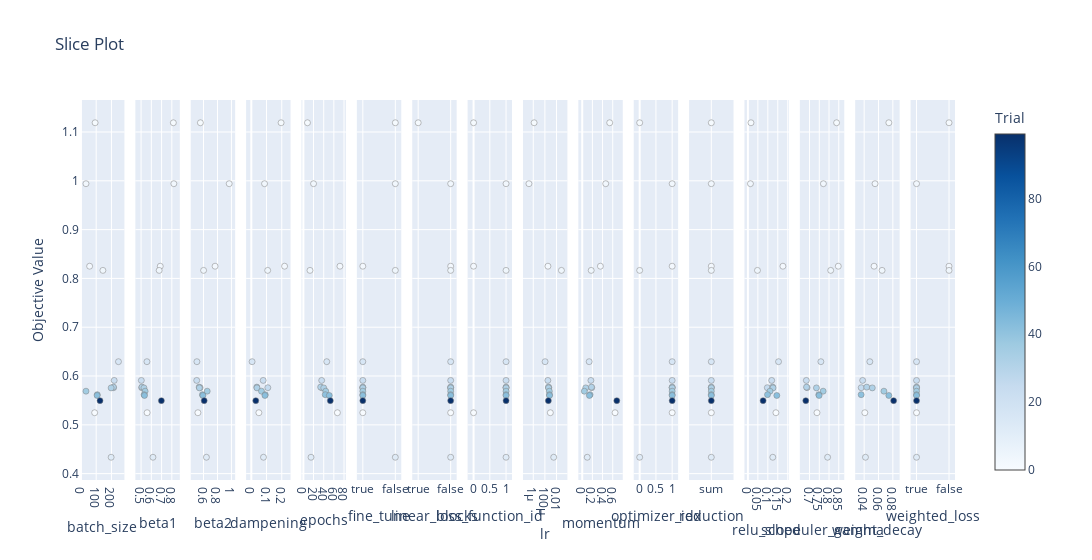

Source (notebook cell):
### Code cell
if is_multi_objective:
    fig = vis.plot_slice(study, target=lambda t: t.values[1], target_name='Accuracy')
else:
    fig = vis.plot_slice(study)
fig.show()

### Figure 1 — Plotly figure (JSON) as saved in the notebook; plotly's stock layout.template omitted (floating-point values rounded to 4 significant figures)
{"data": [{"marker": {"color": [0, 1, 2, 3, 4, 12, 16, 23, 25, 31, 32, 36, 41, 42, 99], "colorbar": {"title": {"text": "Trial"}, "x": 1, "xpad": 40}, "colorscale": [[0, "rgb(247,251,255)"], [0.125, "rgb(222,235,247)"], [0.25, "rgb(198,219,239)"], [0.375, "rgb(158,202,225)"], [0.5, "rgb(107,174,214)"], [0.625, "rgb(66,146,198)"], [0.75, "rgb(33,113,181)"], [0.875, "rgb(8,81,156)"], [1, "rgb(8,48,107)"]], "line": {"color": "Grey", "width": 0.5}, "showscale": true}, "mode": "markers", "name": "Feasible Trial", "showlegend": false, "type": "scatter", "x": [90, 93, 57, 33, 144, 198, 246, 218, 214, 213, 198, 33, 107, 106, 125], "xaxis": "x", "y": [0.5248, 1.119, 0.825, 0.9941, 0.8165, 0.4336, 0.6294, 0.591, 0.5761, 0.5773, 0.5757, 0.569, 0.5618, 0.5601, 0.5496], "yaxis": "y"}, {"marker": {"color": [0, 1, 2, 3, 4, 12, 16, 23, 25, 31, 32, 36, 41, 42, 99], "colorbar": {"title": {"text": "Trial"}, "x": 1, "xpad": 40}, "colorscale": [[0, "rgb(247,251,255)"], [0.125, "rgb(222,235,247)"], [0.25, "rgb(198,219,239)"], [0.375, "rgb(158,202,225)"], [0.5, "rgb(107,174,214)"], [0.625, "rgb(66,146,198)"], [0.75, "rgb(33,113,181)"], [0.875, "rgb(8,81,156)"], [1, "rgb(8,48,107)"]], "line": {"color": "Grey", "width": 0.5}, "showscale": false}, "mode": "markers", "name": "Feasible Trial", "showlegend": false, "type": "scatter", "x": [0.559, 0.8148, 0.6871, 0.8196, 0.6765, 0.6158, 0.557, 0.5025, 0.506, 0.508, 0.5279, 0.5395, 0.5292, 0.5331, 0.6981], "xaxis": "x2", "y": [0.5248, 1.119, 0.825, 0.9941, 0.8165, 0.4336, 0.6294, 0.591, 0.5761, 0.5773, 0.5757, 0.569, 0.5618, 0.5601, 0.5496], "yaxis": "y2"}, {"marker": {"color": [0, 1, 2, 3, 4, 12, 16, 23, 25, 31, 32, 36, 41, 42, 99], "colorbar": {"title": {"text": "Trial"}, "x": 1, "xpad": 40}, "colorscale": [[0, "rgb(247,251,255)"], [0.125, "rgb(222,235,247)"], [0.25, "rgb(198,219,239)"], [0.375, "rgb(158,202,225)"], [0.5, "rgb(107,174,214)"], [0.625, "rgb(66,146,198)"], [0.75, "rgb(33,113,181)"], [0.875, "rgb(8,81,156)"], [1, "rgb(8,48,107)"]], "line": {"color": "Grey", "width": 0.5}, "showscale": false}, "mode": "markers", "name": "Feasible Trial", "showlegend": false, "type": "scatter", "x": [0.5197, 0.5553, 0.7658, 0.9681, 0.6009, 0.6415, 0.5052, 0.5025, 0.5514, 0.5374, 0.5408, 0.6529, 0.5845, 0.5917, 0.6096], "xaxis": "x3", "y": [0.5248, 1.119, 0.825, 0.9941, 0.8165, 0.4336, 0.6294, 0.591, 0.5761, 0.5773, 0.5757, 0.569, 0.5618, 0.5601, 0.5496], "yaxis": "y3"}, {"marker": {"color": [0, 1, 2, 3, 4, 12, 16, 23, 25, 31, 32, 36, 41, 42, 99], "colorbar": {"title": {"text": "Trial"}, "x": 1, "xpad": 40}, "colorscale": [[0, "rgb(247,251,255)"], [0.125, "rgb(222,235,247)"], [0.25, "rgb(198,219,239)"], [0.375, "rgb(158,202,225)"], [0.5, "rgb(107,174,214)"], [0.625, "rgb(66,146,198)"], [0.75, "rgb(33,113,181)"], [0.875, "rgb(8,81,156)"], [1, "rgb(8,48,107)"]], "line": {"color": "Grey", "width": 0.5}, "showscale": false}, "mode": "markers", "name": "Feasible Trial", "showlegend": false, "type": "scatter", "x": [0.04966, 0.1956, 0.2185, 0.08693, 0.1075, 0.07985, 0.004982, 0.07786, 0.1084, 0.03585, 0.03704, 0.06665, 0.09129, 0.08961, 0.02929], "xaxis": "x4", "y": [0.5248, 1.119, 0.825, 0.9941, 0.8165, 0.4336, 0.6294, 0.591, 0.5761, 0.5773, 0.5757, 0.569, 0.5618, 0.5601, 0.5496], "yaxis": "y4"}, {"marker": {"color": [0, 1, 2, 3, 4, 12, 16, 23, 25, 31, 32, 36, 41, 42, 99], "colorbar": {"title": {"text": "Trial"}, "x": 1, "xpad": 40}, "colorscale": [[0, "rgb(247,251,255)"], [0.125, "rgb(222,235,247)"], [0.25, "rgb(198,219,239)"], [0.375, "rgb(158,202,225)"], [0.5, "rgb(107,174,214)"], [0.625, "rgb(66,146,198)"], [0.75, "rgb(33,113,181)"], [0.875, "rgb(8,81,156)"], [1, "rgb(8,48,107)"]], "line": {"color": "Grey", "width": 0.5}, "showscale": false}, "mode": "markers", "name": "Feasible Trial", "showlegend": false, "type": "scatter", "x": [67, 8, 72, 20, 13, 15, 46, 36, 36, 34, 40, 44, 43, 51, 53], "xaxis": "x5", "y": [0.5248, 1.119, 0.825, 0.9941, 0.8165, 0.4336, 0.6294, 0.591, 0.5761, 0.5773, 0.5757, 0.569, 0.5618, 0.5601, 0.5496], "yaxis": "y5"}, {"marker": {"color": [0, 1, 2, 3, 4, 12, 16, 23, 25, 31, 32, 36, 41, 42, 99], "colorbar": {"title": {"text": "Trial"}, "x": 1, "xpad": 40}, "colorscale": [[0, "rgb(247,251,255)"], [0.125, "rgb(222,235,247)"], [0.25, "rgb(198,219,239)"], [0.375, "rgb(158,202,225)"], [0.5, "rgb(107,174,214)"], [0.625, "rgb(66,146,198)"], [0.75, "rgb(33,113,181)"], [0.875, "rgb(8,81,156)"], [1, "rgb(8,48,107)"]], "line": {"color": "Grey", "width": 0.5}, "showscale": false}, "mode": "markers", "name": "Feasible Trial", "showlegend": false, "type": "scatter", "x": [true, false, true, false, false, false, true, true, true, true, true, true, true, true, true], "xaxis": "x6", "y": [0.5248, 1.119, 0.825, 0.9941, 0.8165, 0.4336, 0.6294, 0.591, 0.5761, 0.5773, 0.5757, 0.569, 0.5618, 0.5601, 0.5496], "yaxis": "y6"}, {"marker": {"color": [0, 1, 2, 3, 4, 12, 16, 23, 25, 31, 32, 36, 41, 42, 99], "colorbar": {"title": {"text": "Trial"}, "x": 1, "xpad": 40}, "colorscale": [[0, "rgb(247,251,255)"], [0.125, "rgb(222,235,247)"], [0.25, "rgb(198,219,239)"], [0.375, "rgb(158,202,225)"], [0.5, "rgb(107,174,214)"], [0.625, "rgb(66,146,198)"], [0.75, "rgb(33,113,181)"], [0.875, "rgb(8,81,156)"], [1, "rgb(8,48,107)"]], "line": {"color": "Grey", "width": 0.5}, "showscale": false}, "mode": "markers", "name": "Feasible Trial", "showlegend": false, "type": "scatter", "x": [false, true, false, false, false, false, false, false, false, false, false, false, false, false, false], "xaxis": "x7", "y": [0.5248, 1.119, 0.825, 0.9941, 0.8165, 0.4336, 0.6294, 0.591, 0.5761, 0.5773, 0.5757, 0.569, 0.5618, 0.5601, 0.5496], "yaxis": "y7"}, {"marker": {"color": [0, 1, 2, 3, 4, 12, 16, 23, 25, 31, 32, 36, 41, 42, 99], "colorbar": {"title": {"text": "Trial"}, "x": 1, "xpad": 40}, "colorscale": [[0, "rgb(247,251,255)"], [0.125, "rgb(222,235,247)"], [0.25, "rgb(198,219,239)"], [0.375, "rgb(158,202,225)"], [0.5, "rgb(107,174,214)"], [0.625, "rgb(66,146,198)"], [0.75, "rgb(33,113,181)"], [0.875, "rgb(8,81,156)"], [1, "rgb(8,48,107)"]], "line": {"color": "Grey", "width": 0.5}, "showscale": false}, "mode": "markers", "name": "Feasible Trial", "showlegend": false, "type": "scatter", "x": [0, 0, 0, 1, 1, 1, 1, 1, 1, 1, 1, 1, 1, 1, 1], "xaxis": "x8", "y": [0.5248, 1.119, 0.825, 0.9941, 0.8165, 0.4336, 0.6294, 0.591, 0.5761, 0.5773, 0.5757, 0.569, 0.5618, 0.5601, 0.5496], "yaxis": "y8"}, {"marker": {"color": [0, 1, 2, 3, 4, 12, 16, 23, 25, 31, 32, 36, 41, 42, 99], "colorbar": {"title": {"text": "Trial"}, "x": 1, "xpad": 40}, "colorscale": [[0, "rgb(247,251,255)"], [0.125, "rgb(222,235,247)"], [0.25, "rgb(198,219,239)"], [0.375, "rgb(158,202,225)"], [0.5, "rgb(107,174,214)"], [0.625, "rgb(66,146,198)"], [0.75, "rgb(33,113,181)"], [0.875, "rgb(8,81,156)"], [1, "rgb(8,48,107)"]], "line": {"color": "Grey", "width": 0.5}, "showscale": false}, "mode": "markers", "name": "Feasible Trial", "showlegend": false, "type": "scatter", "x": [0.0008607, 1.407e-06, 0.0003347, 1.807e-07, 0.06984, 0.003262, 0.0001082, 0.0003228, 0.0004716, 0.0004102, 0.0004319, 0.0005768, 0.0006184, 0.0006269, 0.0003938], "xaxis": "x9", "y": [0.5248, 1.119, 0.825, 0.9941, 0.8165, 0.4336, 0.6294, 0.591, 0.5761, 0.5773, 0.5757, 0.569, 0.5618, 0.5601, 0.5496], "yaxis": "y9"}, {"marker": {"color": [0, 1, 2, 3, 4, 12, 16, 23, 25, 31, 32, 36, 41, 42, 99], "colorbar": {"title": {"text": "Trial"}, "x": 1, "xpad": 40}, "colorscale": [[0, "rgb(247,251,255)"], [0.125, "rgb(222,235,247)"], [0.25, "rgb(198,219,239)"], [0.375, "rgb(158,202,225)"], [0.5, "rgb(107,174,214)"], [0.625, "rgb(66,146,198)"], [0.75, "rgb(33,113,181)"], [0.875, "rgb(8,81,156)"], [1, "rgb(8,48,107)"]], "line": {"color": "Grey", "width": 0.5}, "showscale": false}, "mode": "markers", "name": "Feasible Trial", "showlegend": false, "type": "scatter", "x": [0.6458, 0.5407, 0.3575, 0.4622, 0.1765, 0.09871, 0.1365, 0.1708, 0.1871, 0.182, 0.06896, 0.04094, 0.1541, 0.141, 0.6801], "xaxis": "x10", "y": [0.5248, 1.119, 0.825, 0.9941, 0.8165, 0.4336, 0.6294, 0.591, 0.5761, 0.5773, 0.5757, 0.569, 0.5618, 0.5601, 0.5496], "yaxis": "y10"}, {"marker": {"color": [0, 1, 2, 3, 4, 12, 16, 23, 25, 31, 32, 36, 41, 42, 99], "colorbar": {"title": {"text": "Trial"}, "x": 1, "xpad": 40}, "colorscale": [[0, "rgb(247,251,255)"], [0.125, "rgb(222,235,247)"], [0.25, "rgb(198,219,239)"], [0.375, "rgb(158,202,225)"], [0.5, "rgb(107,174,214)"], [0.625, "rgb(66,146,198)"], [0.75, "rgb(33,113,181)"], [0.875, "rgb(8,81,156)"], [1, "rgb(8,48,107)"]], "line": {"color": "Grey", "width": 0.5}, "showscale": false}, "mode": "markers", "name": "Feasible Trial", "showlegend": false, "type": "scatter", "x": [1, 0, 1, 1, 0, 0, 1, 1, 1, 1, 1, 1, 1, 1, 1], "xaxis": "x11", "y": [0.5248, 1.119, 0.825, 0.9941, 0.8165, 0.4336, 0.6294, 0.591, 0.5761, 0.5773, 0.5757, 0.569, 0.5618, 0.5601, 0.5496], "yaxis": "y11"}, {"marker": {"color": [0, 1, 2, 3, 4, 12, 16, 23, 25, 31, 32, 36, 41, 42, 99], "colorbar": {"title": {"text": "Trial"}, "x": 1, "xpad": 40}, "colorscale": [[0, "rgb(247,251,255)"], [0.125, "rgb(222,235,247)"], [0.25, "rgb(198,219,239)"], [0.375, "rgb(158,202,225)"], [0.5, "rgb(107,174,214)"], [0.625, "rgb(66,146,198)"], [0.75, "rgb(33,113,181)"], [0.875, "rgb(8,81,156)"], [1, "rgb(8,48,107)"]], "line": {"color": "Grey", "width": 0.5}, "showscale": false}, "mode": "markers", "name": "Feasible Trial", "showlegend": false, "type": "scatter", "x": ["sum", "sum", "sum", "sum", "sum", "sum", "sum", "sum", "sum", "sum", "sum", "sum", "sum", "sum", "sum"], "xaxis": "x12", "y": [0.5248, 1.119, 0.825, 0.9941, 0.8165, 0.4336, 0.6294, 0.591, 0.5761, 0.5773, 0.5757, 0.569, 0.5618, 0.5601, 0.5496], "yaxis": "y12"}, {"marker": {"color": [0, 1, 2, 3, 4, 12, 16, 23, 25, 31, 32, 36, 41, 42, 99], "colorbar": {"title": {"text": "Trial"}, "x": 1, "xpad": 40}, "colorscale": [[0, "rgb(247,251,255)"], [0.125, "rgb(222,235,247)"], [0.25, "rgb(198,219,239)"], [0.375, "rgb(158,202,225)"], [0.5, "rgb(107,174,214)"], [0.625, "rgb(66,146,198)"], [0.75, "rgb(33,113,181)"], [0.875, "rgb(8,81,156)"], [1, "rgb(8,48,107)"]], "line": {"color": "Grey", "width": 0.5}, "showscale": false}, "mode": "markers", "name": "Feasible Trial", "showlegend": false, "type": "scatter", "x": [0.1406, 0.01537, 0.1757, 0.01267, 0.04791, 0.1249, 0.1537, 0.1194, 0.09742, 0.1242, 0.1262, 0.1108, 0.09839, 0.145, 0.07625], "xaxis": "x13", "y": [0.5248, 1.119, 0.825, 0.9941, 0.8165, 0.4336, 0.6294, 0.591, 0.5761, 0.5773, 0.5757, 0.569, 0.5618, 0.5601, 0.5496], "yaxis": "y13"}, {"marker": {"color": [0, 1, 2, 3, 4, 12, 16, 23, 25, 31, 32, 36, 41, 42, 99], "colorbar": {"title": {"text": "Trial"}, "x": 1, "xpad": 40}, "colorscale": [[0, "rgb(247,251,255)"], [0.125, "rgb(222,235,247)"], [0.25, "rgb(198,219,239)"], [0.375, "rgb(158,202,225)"], [0.5, "rgb(107,174,214)"], [0.625, "rgb(66,146,198)"], [0.75, "rgb(33,113,181)"], [0.875, "rgb(8,81,156)"], [1, "rgb(8,48,107)"]], "line": {"color": "Grey", "width": 0.5}, "showscale": false}, "mode": "markers", "name": "Feasible Trial", "showlegend": false, "type": "scatter", "x": [0.7382, 0.839, 0.8476, 0.7712, 0.8086, 0.7928, 0.7581, 0.6835, 0.6873, 0.6845, 0.7354, 0.7698, 0.7476, 0.7491, 0.6808], "xaxis": "x14", "y": [0.5248, 1.119, 0.825, 0.9941, 0.8165, 0.4336, 0.6294, 0.591, 0.5761, 0.5773, 0.5757, 0.569, 0.5618, 0.5601, 0.5496], "yaxis": "y14"}, {"marker": {"color": [0, 1, 2, 3, 4, 12, 16, 23, 25, 31, 32, 36, 41, 42, 99], "colorbar": {"title": {"text": "Trial"}, "x": 1, "xpad": 40}, "colorscale": [[0, "rgb(247,251,255)"], [0.125, "rgb(222,235,247)"], [0.25, "rgb(198,219,239)"], [0.375, "rgb(158,202,225)"], [0.5, "rgb(107,174,214)"], [0.625, "rgb(66,146,198)"], [0.75, "rgb(33,113,181)"], [0.875, "rgb(8,81,156)"], [1, "rgb(8,48,107)"]], "line": {"color": "Grey", "width": 0.5}, "showscale": false}, "mode": "markers", "name": "Feasible Trial", "showlegend": false, "type": "scatter", "x": [0.04094, 0.07441, 0.0538, 0.05518, 0.06495, 0.04182, 0.0479, 0.03791, 0.03587, 0.04354, 0.05132, 0.06753, 0.03582, 0.07437, 0.08111], "xaxis": "x15", "y": [0.5248, 1.119, 0.825, 0.9941, 0.8165, 0.4336, 0.6294, 0.591, 0.5761, 0.5773, 0.5757, 0.569, 0.5618, 0.5601, 0.5496], "yaxis": "y15"}, {"marker": {"color": [0, 1, 2, 3, 4, 12, 16, 23, 25, 31, 32, 36, 41, 42, 99], "colorbar": {"title": {"text": "Trial"}, "x": 1, "xpad": 40}, "colorscale": [[0, "rgb(247,251,255)"], [0.125, "rgb(222,235,247)"], [0.25, "rgb(198,219,239)"], [0.375, "rgb(158,202,225)"], [0.5, "rgb(107,174,214)"], [0.625, "rgb(66,146,198)"], [0.75, "rgb(33,113,181)"], [0.875, "rgb(8,81,156)"], [1, "rgb(8,48,107)"]], "line": {"color": "Grey", "width": 0.5}, "showscale": false}, "mode": "markers", "name": "Feasible Trial", "showlegend": false, "type": "scatter", "x": [true, false, false, true, false, true, true, true, true, true, true, true, true, true, true], "xaxis": "x16", "y": [0.5248, 1.119, 0.825, 0.9941, 0.8165, 0.4336, 0.6294, 0.591, 0.5761, 0.5773, 0.5757, 0.569, 0.5618, 0.5601, 0.5496], "yaxis": "y16"}], "layout": {"title": {"text": "Slice Plot"}, "width": 4800, "xaxis": {"anchor": "y", "domain": [0, 0.05078], "title": {"text": "batch_size"}}, "xaxis10": {"anchor": "y10", "domain": [0.5695, 0.6203], "title": {"text": "momentum"}}, "xaxis11": {"anchor": "y11", "domain": [0.6328, 0.6836], "title": {"text": "optimizer_idx"}}, "xaxis12": {"anchor": "y12", "categoryarray": ["sum"], "categoryorder": "array", "domain": [0.6961, 0.7469], "title": {"text": "reduction"}, "type": "category"}, "xaxis13": {"anchor": "y13", "domain": [0.7594, 0.8102], "title": {"text": "relu_slope"}}, "xaxis14": {"anchor": "y14", "domain": [0.8227, 0.8734], "title": {"text": "scheduler_gamma"}}, "xaxis15": {"anchor": "y15", "domain": [0.8859, 0.9367], "title": {"text": "weight_decay"}}, "xaxis16": {"anchor": "y16", "categoryarray": [true, false], "categoryorder": "array", "domain": [0.9492, 1], "title": {"text": "weighted_loss"}, "type": "category"}, "xaxis2": {"anchor": "y2", "domain": [0.06328, 0.1141], "title": {"text": "beta1"}}, "xaxis3": {"anchor": "y3", "domain": [0.1266, 0.1773], "title": {"text": "beta2"}}, "xaxis4": {"anchor": "y4", "domain": [0.1898, 0.2406], "title": {"text": "dampening"}}, "xaxis5": {"anchor": "y5", "domain": [0.2531, 0.3039], "title": {"text": "epochs"}}, "xaxis6": {"anchor": "y6", "categoryarray": [true, false], "categoryorder": "array", "domain": [0.3164, 0.3672], "title": {"text": "fine_tune"}, "type": "category"}, "xaxis7": {"anchor": "y7", "categoryarray": [true, false], "categoryorder": "array", "domain": [0.3797, 0.4305], "title": {"text": "linear_blocks"}, "type": "category"}, "xaxis8": {"anchor": "y8", "domain": [0.443, 0.4938], "title": {"text": "loss_function_id"}}, "xaxis9": {"anchor": "y9", "domain": [0.5062, 0.557], "title": {"text": "lr"}, "type": "log"}, "yaxis": {"anchor": "x", "domain": [0, 1], "title": {"text": "Objective Value"}}, "yaxis10": {"anchor": "x10", "domain": [0, 1], "matches": "y", "showticklabels": false}, "yaxis11": {"anchor": "x11", "domain": [0, 1], "matches": "y", "showticklabels": false}, "yaxis12": {"anchor": "x12", "domain": [0, 1], "matches": "y", "showticklabels": false}, "yaxis13": {"anchor": "x13", "domain": [0, 1], "matches": "y", "showticklabels": false}, "yaxis14": {"anchor": "x14", "domain": [0, 1], "matches": "y", "showticklabels": false}, "yaxis15": {"anchor": "x15", "domain": [0, 1], "matches": "y", "showticklabels": false}, "yaxis16": {"anchor": "x16", "domain": [0, 1], "matches": "y", "showticklabels": false}, "yaxis2": {"anchor": "x2", "domain": [0, 1], "matches": "y", "showticklabels": false}, "yaxis3": {"anchor": "x3", "domain": [0, 1], "matches": "y", "showticklabels": false}, "yaxis4": {"anchor": "x4", "domain": [0, 1], "matches": "y", "showticklabels": false}, "yaxis5": {"anchor": "x5", "domain": [0, 1], "matches": "y", "showticklabels": false}, "yaxis6": {"anchor": "x6", "domain": [0, 1], "matches": "y", "showticklabels": false}, "yaxis7": {"anchor": "x7", "domain": [0, 1], "matches": "y", "showticklabels": false}, "yaxis8": {"anchor": "x8", "domain": [0, 1], "matches": "y", "showticklabels": false}, "yaxis9": {"anchor": "x9", "domain": [0, 1], "matches": "y", "showticklabels": false}}}
